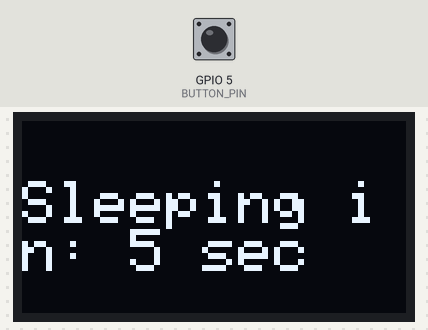
The program below on a simulated Seeed XIAO ESP32-C3. On the bench: 128×64 one-colour display. Inputs (shaded band) come from the test bench; at power-on: GPIO 5 (BUTTON_PIN) HIGH. At 5.7 s the program puts the board to deep sleep or switches it off; the recording ends there.

Above: at 0.1 s.
At 1.1 s:
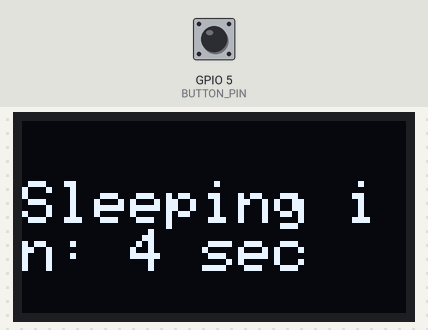
At 2.2 s:
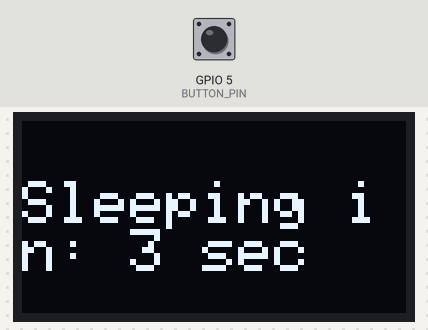
At 3.2 s:
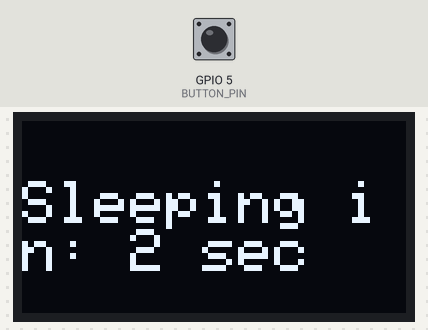
At 4.2 s:
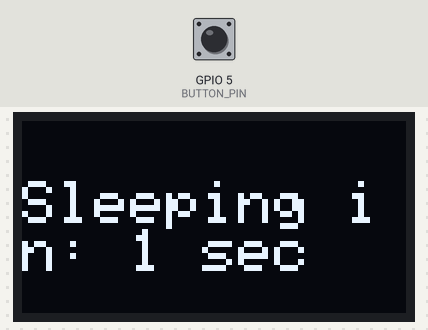
At 5.43 s:
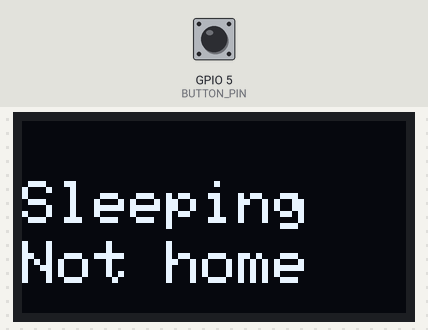

Measured:
- what the display in image 1 shows lasts 1.0 s, from 1.1 s to 2.1 s

The program:

main.cpp
```cpp
#include <Arduino.h>
#include <Wire.h>
#include <Adafruit_GFX.h>
#include <Adafruit_SSD1306.h>

// OLED
#define SCREEN_WIDTH 128
#define SCREEN_HEIGHT 64
Adafruit_SSD1306 display(SCREEN_WIDTH, SCREEN_HEIGHT, &Wire, -1);

// Button D3 -> GPIO5
#define BUTTON_PIN 5

void setup() {
  pinMode(BUTTON_PIN, INPUT);

  // Start OLED
  if (!display.begin(SSD1306_SWITCHCAPVCC, 0x3C)) {
    for (;;);
  }
  display.clearDisplay();
  display.setTextSize(2);
  display.setTextColor(SSD1306_WHITE);

  const int state = digitalRead(BUTTON_PIN);

  if (state == LOW) {
    esp_deep_sleep_enable_gpio_wakeup(1ULL << BUTTON_PIN, ESP_GPIO_WAKEUP_GPIO_HIGH);
  } else {
    esp_deep_sleep_enable_gpio_wakeup(1ULL << BUTTON_PIN, ESP_GPIO_WAKEUP_GPIO_LOW);
  }

  // 5 seconds countdown
  for (int i = 5; i > 0; i--) {
    display.clearDisplay();
    display.setCursor(0, 20);
    display.print("Sleeping in: ");
    display.print(i);
    display.print(" sec");
    display.display();
    delay(1000);
  }

  // Sleeping message
  display.clearDisplay();
  display.setCursor(0, 20);
  display.print("Sleeping");
  display.setCursor(0, 40);
  display.println(state == LOW ? "At home" : "Not home");
  display.display();
  delay(500);

  // Deep sleep
  esp_deep_sleep_start();
}

void loop() {
}
```
